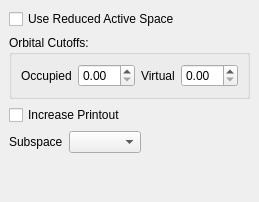
       <widget class="QWidget" name="AdvancedReducedSpace" >
        <layout class="QVBoxLayout" >
         <property name="margin" >
          <number>9</number>
         </property>
         <property name="spacing" >
          <number>6</number>
         </property>
         <item>
          <widget class="QCheckBox" name="cis_ras" >
           <property name="text" >
            <string>Use Reduced Active Space</string>
           </property>
          </widget>
         </item>
         <item>
          <widget class="QGroupBox" name="groupBox_10" >
           <property name="title" >
            <string>Orbital Cutoffs:</string>
           </property>
           <layout class="QHBoxLayout" >
            <property name="margin" >
             <number>9</number>
            </property>
            <property name="spacing" >
             <number>6</number>
            </property>
            <item>
             <widget class="QLabel" name="label_118" >
              <property name="text" >
               <string>Occupied</string>
              </property>
             </widget>
            </item>
            <item>
             <widget class="QDoubleSpinBox" name="cis_ras_cutoff_occupied" />
            </item>
            <item>
             <widget class="QLabel" name="label_119" >
              <property name="text" >
               <string>Virtual</string>
              </property>
             </widget>
            </item>
            <item>
             <widget class="QDoubleSpinBox" name="cis_ras_cutoff_virtual" />
            </item>
           </layout>
          </widget>
         </item>
         <item>
          <widget class="QCheckBox" name="cis_ras_print" >
           <property name="text" >
            <string>Increase Printout</string>
           </property>
          </widget>
         </item>
         <item>
          <layout class="QHBoxLayout" >
           <property name="margin" >
            <number>0</number>
           </property>
           <property name="spacing" >
            <number>6</number>
           </property>
           <item>
            <widget class="QLabel" name="label_117" >
             <property name="text" >
              <string>Subspace</string>
             </property>
            </widget>
           </item>
           <item>
            <widget class="QComboBox" name="cis_ras_type" />
           </item>
           <item>
            <spacer>
             <property name="orientation" >
              <enum>Qt::Horizontal</enum>
             </property>
             <property name="sizeHint" >
              <size>
               <width>40</width>
               <height>20</height>
              </size>
             </property>
            </spacer>
           </item>
          </layout>
         </item>
         <item>
          <spacer>
           <property name="orientation" >
            <enum>Qt::Vertical</enum>
           </property>
           <property name="sizeHint" >
            <size>
             <width>20</width>
             <height>40</height>
            </size>
           </property>
          </spacer>
         </item>
        </layout>
       </widget>
